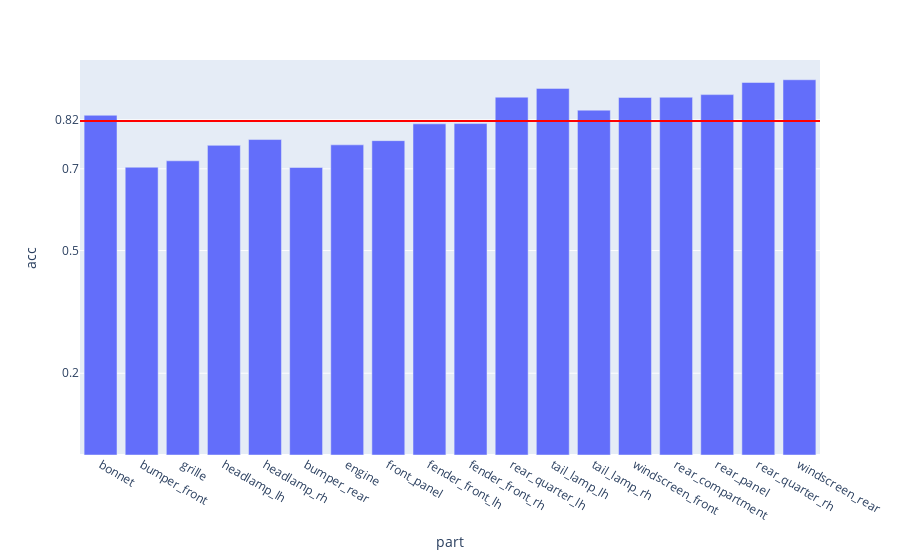

Write notebook code for a chart like this one.
### Code cell
fig = px.bar(evalMetrics, x = 'part', y = 'acc')

fig.add_hline(y=avgAcc, line_width=2, line_color="red")

fig.update_layout(
    yaxis = dict(
        tickmode = 'array',
        tickvals = [np.format_float_positional(avgAcc, 2), 0.2, 0.5, 0.7],
    )
)

### Figure 1 — Plotly figure (JSON) as saved in the notebook; plotly's stock layout.template omitted (floating-point values rounded to 4 significant figures)
{"data": [{"alignmentgroup": "True", "hovertemplate": "part=%{x}<br>acc=%{y}<extra></extra>", "legendgroup": "", "marker": {"color": "#636efa", "pattern": {"shape": ""}}, "name": "", "offsetgroup": "", "orientation": "v", "showlegend": false, "textposition": "auto", "type": "bar", "x": ["bonnet", "bumper_front", "grille", "headlamp_lh", "headlamp_rh", "bumper_rear", "engine", "front_panel", "fender_front_lh", "fender_front_rh", "rear_quarter_lh", "tail_lamp_lh", "tail_lamp_rh", "windscreen_front", "rear_compartment", "rear_panel", "rear_quarter_rh", "windscreen_rear"], "xaxis": "x", "y": [0.831, 0.7039, 0.7196, 0.7574, 0.7716, 0.7033, 0.7587, 0.7689, 0.8101, 0.8107, 0.8753, 0.8968, 0.8435, 0.8746, 0.8751, 0.8815, 0.9112, 0.9179], "yaxis": "y"}], "layout": {"barmode": "relative", "legend": {"tracegroupgap": 0}, "margin": {"t": 60}, "shapes": [{"line": {"color": "red", "width": 2}, "type": "line", "x0": 0, "x1": 1, "xref": "x domain", "y0": 0.8173, "y1": 0.8173, "yref": "y"}], "xaxis": {"anchor": "y", "domain": [0, 1], "title": {"text": "part"}}, "yaxis": {"anchor": "x", "domain": [0, 1], "tickmode": "array", "tickvals": ["0.82", 0.2, 0.5, 0.7], "title": {"text": "acc"}}}}
